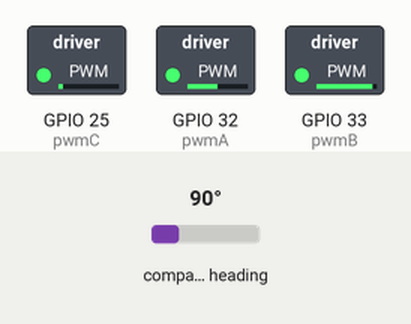
Recording of a sketch running on a simulated ESP32. On the bench: switched loads named in the sketch (green lamp = pin HIGH). Wiring (inferred from the names in the program): AS5600 angle sensor at I2C address 0x36. The inputs (shaded band) are chosen by the test bench; at power-on: compass heading 90°. What the sketch prints to the serial monitor is not drawn.

Above: at 5.2 s.
5.3 s: compass heading set to 7°
At 5.8 s:
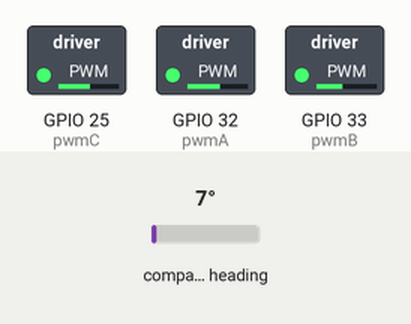
6.8 s: compass heading set to 180°
At 8.0 s:
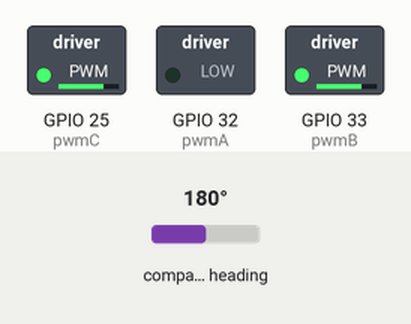
8.3 s: compass heading set to 269°
At 9.2 s:
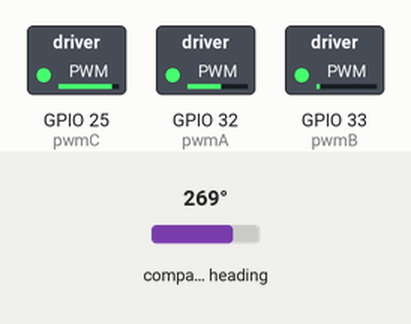
9.8 s: compass heading set to 352°
At 10.4 s:
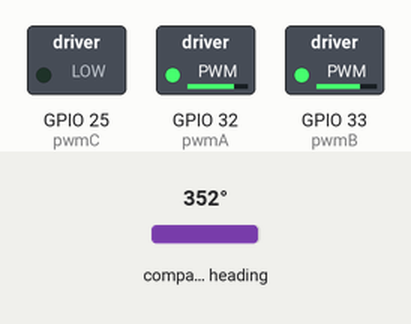
12.8 s: compass heading set to 90°
At 13.8 s:
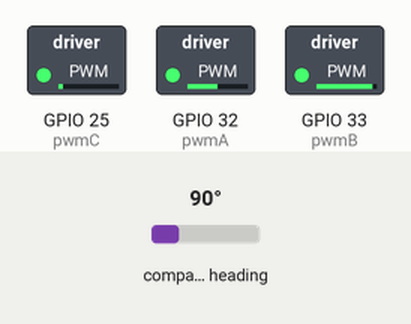
Timing chart, 0 to 15.3 s (numbered marks = the images above; inputs shaded):
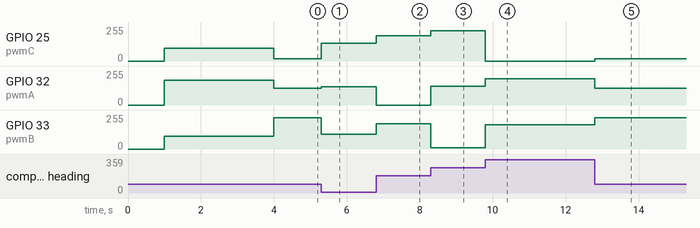

Measured:
- after the input at 5.3 s, GPIO 25 (pwmC): 17/255 → 132/255 at once; GPIO 32 (pwmA): 127/255 → 138/255 at once; GPIO 33 (pwmB): 236/255 → 109/255 at once
- after the input at 6.8 s, GPIO 25 (pwmC): 132/255 → 190/255 at once; GPIO 32 (pwmA): 138/255 → 0/255 at once; GPIO 33 (pwmB): 109/255 → 190/255 at once
- after the input at 8.3 s, GPIO 25 (pwmC): 190/255 → 227/255 at once; GPIO 32 (pwmA): 0/255 → 142/255 at once; GPIO 33 (pwmB): 190/255 → 9/255 at once
- after the input at 9.8 s, GPIO 25 (pwmC): 227/255 → 0/255 at once; GPIO 32 (pwmA): 142/255 → 196/255 at once; GPIO 33 (pwmB): 9/255 → 183/255 at once
- after the input at 12.8 s, GPIO 25 (pwmC): 0/255 → 17/255 at once; GPIO 32 (pwmA): 196/255 → 127/255 at once; GPIO 33 (pwmB): 183/255 → 236/255 at once

The sketch:

DengFOC_Lib_Lesson6_CloseLoop_Pos.ino
```cpp
// (licence header left out)
#include "DengFOC.h"

int Sensor_DIR=-1;    //传感器方向
int Motor_PP=7;    //电机极对数

void setup() {
  Serial.begin(115200);
  DFOC_Vbus(12.6);   //设定驱动器供电电压
  DFOC_alignSensor(Motor_PP,Sensor_DIR);
}

void loop()
{
  //输出角度值
  //Serial.print("当前角度：");
  //Serial.println(DFOC_M0_Angle());
  //输出角度值
  float Kp=0.133;
  float Sensor_Angle=DFOC_M0_Angle();
  setTorque(Kp*(serial_motor_target()-Sensor_DIR*Sensor_Angle)*180/PI,_electricalAngle());   //位置闭环
  //setTorque(serial_motor_target(),_electricalAngle());   //电压力矩
  serialReceiveUserCommand();
}
```

AS5600.cpp
```cpp
// (licence header left out)
#include "Wire.h"
#include "AS5600.h"
#include <Arduino.h>

int _raw_ang_hi = 0x0c;
int _raw_ang_lo = 0x0d;
int _ams5600_Address = 0x36;
int ledtime = 0;
int32_t full_rotations=0; // full rotation tracking;
float angle_prev=0;

void BeginSensor() {
  Wire.begin(19,18, 400000UL);
  delay(1000);
}
//readTwoBytes(int in_adr_hi, int in_adr_lo)这段代码是一个函数，其目的是从I2C设备（在代码中的变量名为_ams5600_Address）中读取两个字节数据，并将其合并成一个16位的无符号整数返回。
//具体来说，函数接受两个整型参数in_adr_hi和in_adr_lo，它们用于指定需要读取的两个字节数据的地址。函数中首先通过Wire库开始I2C传输，向设备写入in_adr_lo和in_adr_hi分别作为数据地址，然后读取相应的字节数据。
//在每个Wire.requestFrom()调用之后，通过一个while循环等待数据接收完毕。然后读取接收到的低字节和高字节，并使用位运算将它们合并成一个16位的无符号整数。
//最后，返回合并后的整数。如果读取过程中出现错误或者函数没有成功读取到数据，则函数返回-1。
word readTwoBytes(int in_adr_hi, int in_adr_lo)
{
  word retVal = -1;

  /* 读低位 */
  Wire.beginTransmission(_ams5600_Address);
  Wire.write(in_adr_lo);
  Wire.endTransmission();
  Wire.requestFrom(_ams5600_Address, 1);
  while(Wire.available() == 0);
  int low = Wire.read();

  /* 读高位 */
  Wire.beginTransmission(_ams5600_Address);
  Wire.write(in_adr_hi);
  Wire.endTransmission();
  Wire.requestFrom(_ams5600_Address, 1);
  while(Wire.available() == 0);
  int high = Wire.read();

  retVal = (high << 8) | low;

  return retVal;
}

word getRawAngle()
{
  return readTwoBytes(_raw_ang_hi, _raw_ang_lo);
}

float getAngle_Without_track()
{
  return getRawAngle()*0.08789* PI / 180;    //得到弧度制的角度
}

float getAngle()
{
    float val = getAngle_Without_track();
    float d_angle = val - angle_prev;
    //计算旋转的总圈数
    //通过判断角度变化是否大于80%的一圈(0.8f*6.28318530718f)来判断是否发生了溢出，如果发生了，则将full_rotations增加1（如果d_angle小于0）或减少1（如果d_angle大于0）。
    if(abs(d_angle) > (0.8f*6.28318530718f) ) full_rotations += ( d_angle > 0 ) ? -1 : 1;
    angle_prev = val;
    return (float)full_rotations * 6.28318530718f + angle_prev;

}
```

AS5600.h
```cpp
void BeginSensor();
float getAngle();
float getAngle_Without_track();
```

DengFOC.cpp
```cpp
#include <Arduino.h>
#include "AS5600.h"

#define _constrain(amt,low,high) ((amt)<(low)?(low):((amt)>(high)?(high):(amt)))
float voltage_power_supply;
float Ualpha,Ubeta=0,Ua=0,Ub=0,Uc=0;
#define _3PI_2 4.71238898038f
float zero_electric_angle=0;
int PP=1,DIR=1;
int pwmA = 32;
int pwmB = 33;
int pwmC = 25;

//初始变量及函数定义
#define _constrain(amt,low,high) ((amt)<(low)?(low):((amt)>(high)?(high):(amt)))
//宏定义实现的一个约束函数,用于限制一个值的范围。
//具体来说，该宏定义的名称为 _constrain，接受三个参数 amt、low 和 high，分别表示要限制的值、最小值和最大值。该宏定义的实现使用了三元运算符，根据 amt 是否小于 low 或大于 high，返回其中的最大或最小值，或者返回原值。
//换句话说，如果 amt 小于 low，则返回 low；如果 amt 大于 high，则返回 high；否则返回 amt。这样，_constrain(amt, low, high) 就会将 amt 约束在 [low, high] 的范围内。1


// 归一化角度到 [0,2PI]
float _normalizeAngle(float angle){
  float a = fmod(angle, 2*PI);   //取余运算可以用于归一化，列出特殊值例子算便知
  return a >= 0 ? a : (a + 2*PI);
  //三目运算符。格式：condition ? expr1 : expr2
  //其中，condition 是要求值的条件表达式，如果条件成立，则返回 expr1 的值，否则返回 expr2 的值。可以将三目运算符视为 if-else 语句的简化形式。
  //fmod 函数的余数的符号与除数相同。因此，当 angle 的值为负数时，余数的符号将与 _2PI 的符号相反。也就是说，如果 angle 的值小于 0 且 _2PI 的值为正数，则 fmod(angle, _2PI) 的余数将为负数。
  //例如，当 angle 的值为 -PI/2，_2PI 的值为 2PI 时，fmod(angle, _2PI) 将返回一个负数。在这种情况下，可以通过将负数的余数加上 _2PI 来将角度归一化到 [0, 2PI] 的范围内，以确保角度的值始终为正数。
}

void DFOC_Vbus(float power_supply)
{
  voltage_power_supply=power_supply;
  pinMode(pwmA, OUTPUT);
  pinMode(pwmB, OUTPUT);
  pinMode(pwmC, OUTPUT);
  ledcSetup(0, 30000, 8);  //pwm频道, 频率, 精度
  ledcSetup(1, 30000, 8);  //pwm频道, 频率, 精度
  ledcSetup(2, 30000, 8);  //pwm频道, 频率, 精度
  ledcAttachPin(pwmA, 0);
  ledcAttachPin(pwmB, 1);
  ledcAttachPin(pwmC, 2);
  Serial.println("完成PWM初始化设置");
  BeginSensor();
 }


// 设置PWM到控制器输出
void setPwm(float Ua, float Ub, float Uc) {

  // 计算占空比
  // 限制占空比从0到1
  float dc_a = _constrain(Ua / voltage_power_supply, 0.0f , 1.0f );
  float dc_b = _constrain(Ub / voltage_power_supply, 0.0f , 1.0f );
  float dc_c = _constrain(Uc / voltage_power_supply, 0.0f , 1.0f );

  //写入PWM到PWM 0 1 2 通道
  ledcWrite(0, dc_a*255);
  ledcWrite(1, dc_b*255);
  ledcWrite(2, dc_c*255);
}

void setTorque(float Uq,float angle_el) {
  Uq=_constrain(Uq,-voltage_power_supply/2,voltage_power_supply/2);
  float Ud=0;
  angle_el = _normalizeAngle(angle_el);
  // 帕克逆变换
  Ualpha =  -Uq*sin(angle_el);
  Ubeta =   Uq*cos(angle_el);

  // 克拉克逆变换
  Ua = Ualpha + voltage_power_supply/2;
  Ub = (sqrt(3)*Ubeta-Ualpha)/2 + voltage_power_supply/2;
  Uc = (-Ualpha-sqrt(3)*Ubeta)/2 + voltage_power_supply/2;
  setPwm(Ua,Ub,Uc);
}


float _electricalAngle(){
  return  _normalizeAngle((float)(DIR *  PP) * getAngle_Without_track()-zero_electric_angle);
}


void DFOC_alignSensor(int _PP,int _DIR)
{
  PP=_PP;
  DIR=_DIR;
  setTorque(3, _3PI_2);
  delay(3000);
  zero_electric_angle=_electricalAngle();
  setTorque(0, _3PI_2);
  Serial.print("0电角度：");Serial.println(zero_electric_angle);
}

float DFOC_M0_Angle()
{
  return getAngle();
}

//==============串口接收==============
float motor_target;
int commaPosition;
String serialReceiveUserCommand() {

  // a string to hold incoming data
  static String received_chars;

  String command = "";

  while (Serial.available()) {
    // get the new byte:
    char inChar = (char)Serial.read();
    // add it to the string buffer:
    received_chars += inChar;

    // end of user input
    if (inChar == '\n') {

      // execute the user command
      command = received_chars;

      commaPosition = command.indexOf('\n');//检测字符串中的逗号
      if(commaPosition != -1)//如果有逗号存在就向下执行
      {
          motor_target = command.substring(0,commaPosition).toDouble();            //电机角度
          Serial.println(motor_target);
      }
      // reset the command buffer
      received_chars = "";
    }
  }
  return command;
}

float serial_motor_target()
{
  return motor_target;
  }
```

DengFOC.h
```cpp
// (licence header left out)
void setPwm(float Ua, float Ub, float Uc);
float setTorque(float Uq,float angle_el);
float _normalizeAngle(float angle);
void DFOC_Vbus(float power_supply);
void DFOC_alignSensor(int _PP,int _DIR);
float _electricalAngle();
float DFOC_M0_Angle();
float serial_motor_target();
String serialReceiveUserCommand();
```
